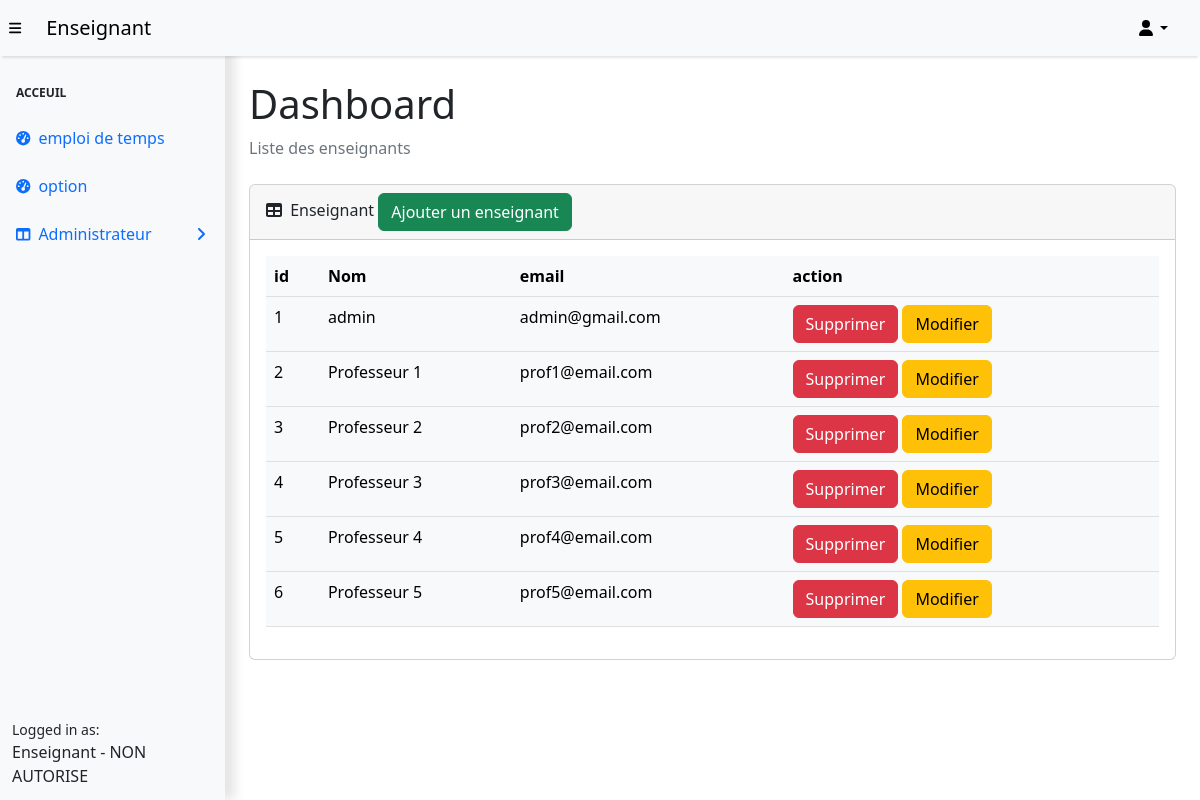
Page /enseignant/prof.php on the committed database.
### tables this page shows
CREATE TABLE `enseignant` (
  `id_enseignant` bigint(20) NOT NULL,
  `email_enseignant` varchar(50) DEFAULT NULL,
  `nom_enseignant` varchar(50) DEFAULT NULL,
  `mdp_enseignant` varchar(50) DEFAULT NULL,
  `priv` int(11) NOT NULL DEFAULT 0
);

### enseignant/include/crud.php (called while the page is built, shortened)
<?php
function getEnseignants() {
   require_once "connexion.php";
    try {
        $sql = "SELECT e.id_enseignant as id, e.nom_enseignant as nom, e.email_enseignant as email FROM enseignant e";
        $stmt = $connexion->query($sql);
        $enseignants = $stmt->fetchAll(PDO::FETCH_ASSOC);
        return $enseignants;
    } catch (PDOException $e) {
        echo "Erreur : " . $e->getMessage();
        return [];
    }
}

### enseignant/prof.php (the view, shortened to what this page needs)
<?php session_start() ;
 include_once "include/crud.php";
$uesArray = getEnseignants();
    ?>
<!DOCTYPE html>
<html lang="fr">
    <head>
        <link href="https://cdn.jsdelivr.net/npm/simple-datatables@7.1.2/dist/style.min.css" rel="stylesheet" />
        <link href="css/styles.css" rel="stylesheet" />
    </head>
    <body class="sb-nav-fixed">
        <?php include_once "templates/fixedNavBar.php";?>
        <div id="layoutSidenav">
            <div id="layoutSidenav_content">
            <?php include_once "templates/sideBar.php" ?>
                <main>
                    <div class="container-fluid px-4">
                        <h1 class="mt-4">Dashboard</h1>
                        <ol class="breadcrumb mb-4">
                            <li class="breadcrumb-item active">Liste des enseignants</li>
                        </ol>
                        <div class="card mb-4">
                            <div class="card-header">
                                <i class="fas fa-table me-1"></i>
                                Enseignant <button type="button" class="btn btn-success ml-2" data-toggle="modal" data-target="#modalEnseignant">Ajouter un enseignant</button>
                            </div>
                            <div class="card-body">
                                <table class="table table-light">
                                    <thead>
                                        <tr>
                                            <th>id</th>
                                            <th>Nom</th>
                                            <th>email</th>
                                            <th>action</th>
                                        </tr>
                                    </thead>
                                    <tbody>
                                    <?php foreach ($uesArray as $ue): ?>
                                        <tr>
                                            <td><?php echo $ue['id']; ?></td>
                                            <td><?php echo $ue['nom']; ?></td>
                                            <td><?php echo $ue['email']; ?></td>
                                            <th><a class="btn btn-danger">Supprimer</a > <a class="btn btn-warning ml-2">Modifier</a></th>
                                        </tr>
                                    <?php endforeach; ?>
                                    </tbody>
                                </table>
                            </div>
                        </div>
                        </div>
                    </div>
            </div>
    </body>
</html>

### rows in the picture
enseignant: id_enseignant "1", nom_enseignant "admin", email_enseignant "admin@gmail.com"
enseignant: id_enseignant "2", nom_enseignant "Professeur 1", email_enseignant "prof1@email.com"
enseignant: id_enseignant "3", nom_enseignant "Professeur 2", email_enseignant "prof2@email.com"
enseignant: id_enseignant "4", nom_enseignant "Professeur 3", email_enseignant "prof3@email.com"
enseignant: id_enseignant "5", nom_enseignant "Professeur 4", email_enseignant "prof4@email.com"
enseignant: id_enseignant "6", nom_enseignant "Professeur 5", email_enseignant "prof5@email.com"
